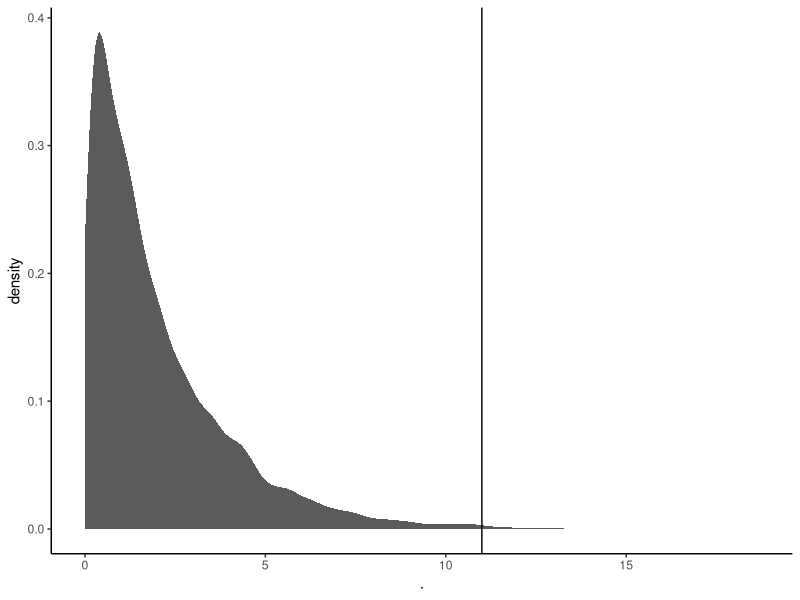
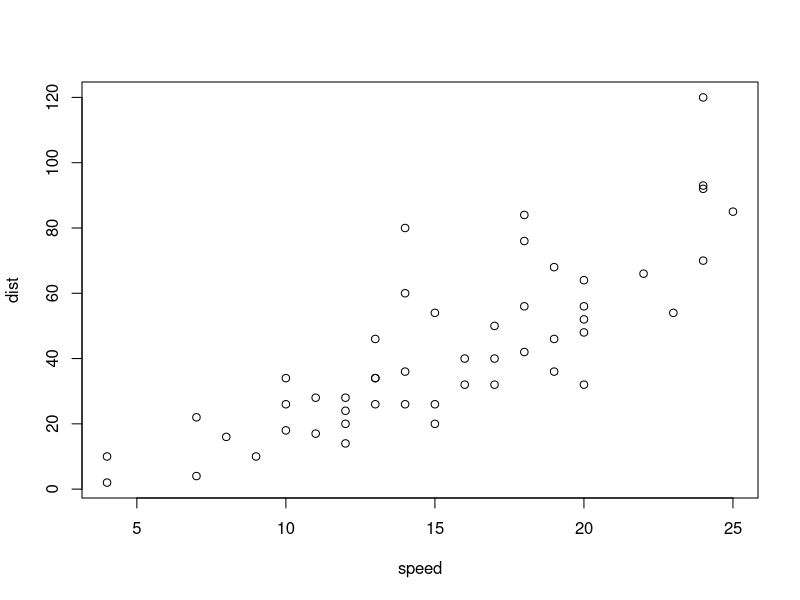
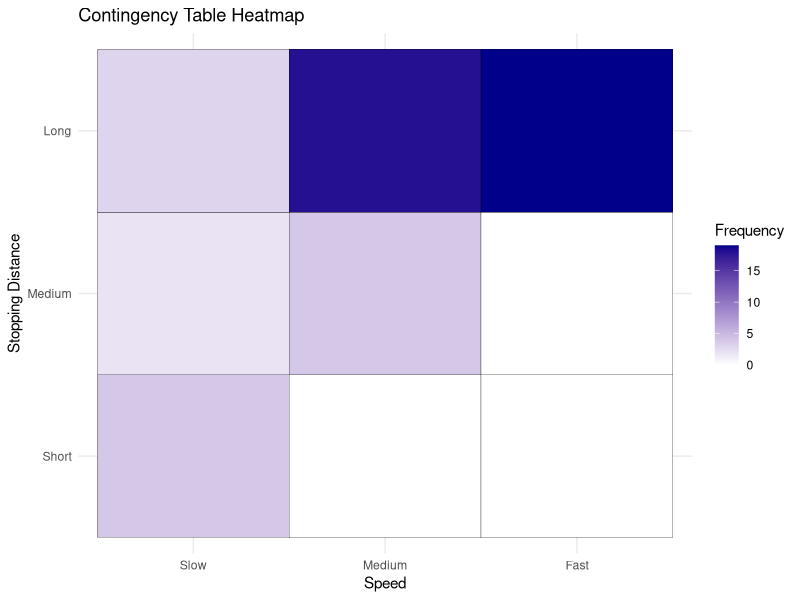
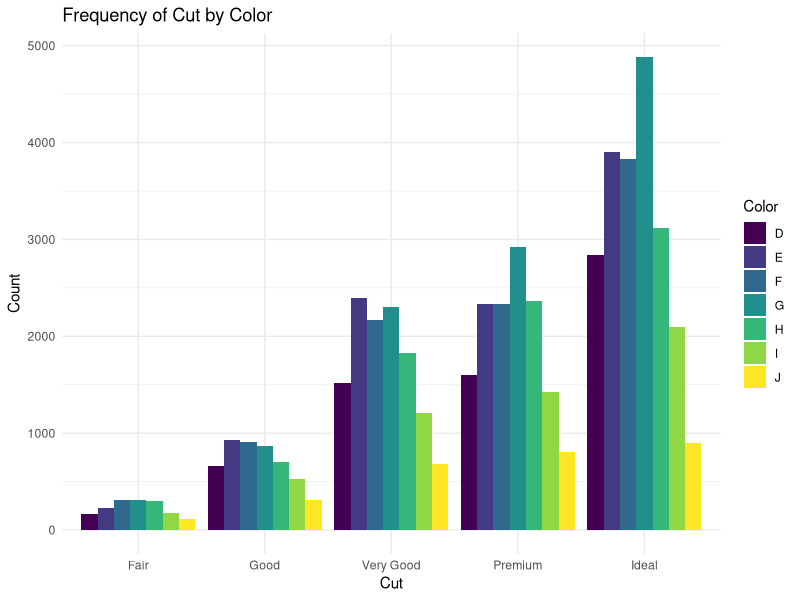
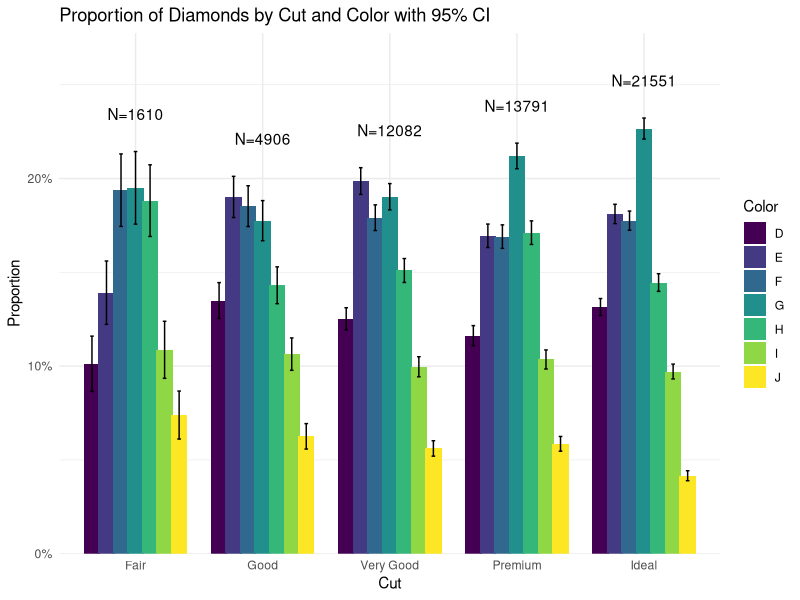

Generate these figures, in order, with R:
## ---- chunk 1
knitr::opts_chunk$set(echo = TRUE)
## ---- chunk 2
library(ggplot2) 
library(tidyr)
library(dplyr)
library(readr)
library(readxl)
library(RColorBrewer)
library(viridis)
## ---- chunk 3
chisq.test(x = c(32, 54, 10), 
           p = c(0.25, 0.5, 0.25))
## ---- chunk 4
# don't worry about this chunck. It simulates a Chi-squared distribution of df = 2 and n = 10^4.
# The vertical line is x = 11, our observed Chi-squared in this experiment 
set.seed(666)
rchisq(n = 10^4, df = 2) %>% 
  as.data.frame() %>% 
  ggplot(aes(x = .)) +
  stat_density(size = 1.2, alpha = 0.8) +
  geom_vline(xintercept = 11) +
  theme_classic()
## ---- chunk 5
chisq.test(x = c(24, 48, 24), p = c(0.25, 0.5, 0.25))
## ---- chunk 6
chisq.test(x = c(7, 11, 2), p = c(0.25, 0.5, 0.25))
## ---- chunk 7
chisq.test(x = rbind(c(15000, 3000),
                     c(9000, 3000))) 
## ---- chunk 8
chisq.test(x = cbind(c(15000, 9000),
                     c(3000, 3000))) 
## ---- chunk 9
fisher.test(x = rbind(c(15000, 3000),
                     c(9000, 3000))) 
## ---- chunk 10
fisher.test(x = rbind(c(8, 2),
                      c(3, 7))) 
## ---- chunk 11
chisq.test(x = rbind(c(8, 2),
                      c(3, 7)))
## ---- chunk 12
fisher.test(x = rbind(c(40, 1960),
                      c(60, 9940)))
## ---- chunk 13
# Load the cars dataset
data(cars)

# plot the dataset
plot(cars)
## ---- chunk 14
# Categorize stopping distances into bins
# Let's say we divide stopping distances into three categories: short, medium, and long
bins <- c(0, 10, 20, max(cars$dist))
categories <- cut(cars$dist, breaks = bins, labels = c("Short", "Medium", "Long"))

# and the same for speed
bins2 <- c(0, 10, 17, max(cars$speed))
categories2 <- cut(cars$speed, breaks = bins2, labels = c("Slow", "Medium", "Fast"))

# Create a contingency table of speed and stopping distance categories
contingency_table <- table(categories2, categories)

# This is needed to make the heatmap
contingency_df <- as.data.frame.table(contingency_table)

# Plot heatmap using ggplot2
ggplot(contingency_df, aes(x = categories2, y = categories, fill = Freq)) +
  geom_tile(color = "black") +
  scale_fill_gradient(low = "white", high = "darkblue") +
  labs(title = "Contingency Table Heatmap",
       x = "Speed",
       y = "Stopping Distance",
       fill = "Frequency") +
  theme_minimal()
## ---- chunk 15
# Perform fisher.test
fisher_result <- fisher.test(contingency_table) # just extend the contingency table for more values

# Print the result
print(fisher_result)
## ---- chunk 16
# You will need to do two chisq.tests. put them here.
chisq.test(x = c(30, 60), p = c(0.5, 0.5))
chisq.test(x = c(55, 50), p = c(0.5, 0.5))


## ---- chunk 17
# Load the diamonds dataset
data(diamonds)

# View the first few rows of the dataset
head(diamonds)

## ---- chunk 18
# Plot the frequency of cut and color. I recommend using ggplot2 and 'geom_bar'

ggplot(diamonds, aes(x = cut, fill = color)) +
  geom_bar(position = "dodge") +
  labs(
    title = "Frequency of Cut by Color",
    x = "Cut",
    y = "Count",
    fill = "Color"
  ) +
  theme_minimal()
# Perform Chi-square test


# Print the result
# Create contingency table
diamonds_table <- with(diamonds, table(cut, color))

# Perform chi-square test
chi_res_diamonds <- chisq.test(diamonds_table)

# View results
chi_res_diamonds

## ---- chunk 19
fisher.test(x = rbind(c(33, 14),
                      c(23,5))) 

(33/23)/(14/5)
## ---- chunk 20
# Create the contingency table
# Each column is a sequence, Each row is a stage
del_matrix <- matrix(c(250, 40,   # Seq_A
                       260, 35,   # Seq_B
                       240, 100,  # Seq_C
                       250, 45),  # Seq_D
                     nrow = 2, 
                     dimnames = list(Stage = c("Input", "Assay"),
                                     Sequence = c("Seq_A", "Seq_B", "Seq_C", "Seq_D")))

# 1. Chi-Square Test
chi_result <- chisq.test(del_matrix)

# 2. Fisher's Exact Test 
# (Note: For very large tables, simulate.p.value = TRUE may be needed)
#fisher_result <- fisher.test(del_matrix, simulate.p.value = T)

# View Results
print(chi_result)
#print(fisher_result)
## ---- chunk 21
library(scales)

# compute proportions, SE, and 95% CI by cut and color
df_prop <- diamonds %>%
  count(cut, color) %>%
  group_by(cut) %>%
  mutate(
    N     = sum(n),
    prop  = n / N,
    se    = sqrt(prop * (1 - prop) / N),
    lower = prop - 1.96 * se,
    upper = prop + 1.96 * se
  ) %>%
  ungroup()

# compute total N and max upper per cut for annotation
df_N <- df_prop %>%
  group_by(cut) %>%
  summarise(
    N_total = first(N),
    ymax    = max(upper)
  ) %>%
  ungroup()

# plot
ggplot(df_prop, aes(x = cut, y = prop, fill = color)) +
  geom_col(position = position_dodge(width = 0.8)) +
  geom_errorbar(aes(ymin = lower, ymax = upper),
                position = position_dodge(width = 0.8),
                width = 0.2) +
  geom_text(data = df_N,
            aes(x = cut, y = ymax + 0.02, label = paste0("N=", N_total)),
            inherit.aes = FALSE) +
  scale_y_continuous(labels = percent_format(), expand = expansion(mult = c(0, 0.1))) +
  labs(
    title = "Proportion of Diamonds by Cut and Color with 95% CI",
    x = "Cut",
    y = "Proportion",
    fill = "Color"
  ) +
  theme_minimal()
